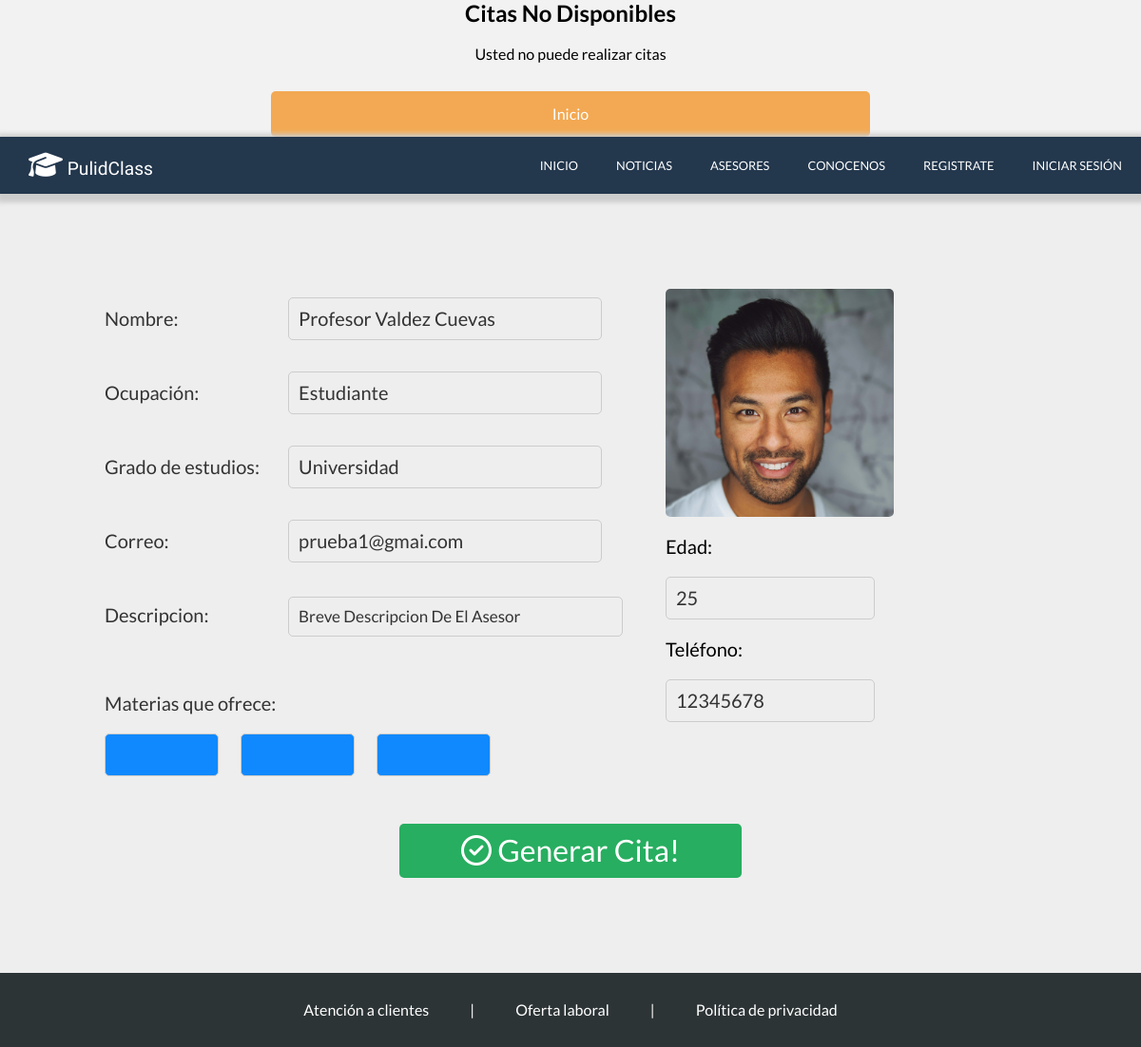
Screenshot of /asesor.php?id_asesor=9 with the database file from the repository.
### tables this page shows
CREATE TABLE `asesor` (
  `Id_Asesor` int(11) NOT NULL AUTO_INCREMENT,
  `Nombre_Usuario` varchar(30) NOT NULL,
  `Edad` int(11) DEFAULT NULL,
  `Grado_Estudios` varchar(40) DEFAULT NULL,
  `Nombres` varchar(50) DEFAULT NULL,
  `A_Paterno` varchar(30) DEFAULT NULL,
  `A_Materno` varchar(30) DEFAULT NULL,
  `Ocupacion` varchar(50) DEFAULT NULL,
  `Descripcion` varchar(250) DEFAULT NULL,
  `Correo` varchar(70) DEFAULT NULL,
  `Telefono` varchar(16) DEFAULT NULL,
  `Foto` text,
  PRIMARY KEY (`Id_Asesor`)
);

### views/asesor.view.php (the view, shortened to what this page needs)
<!DOCTYPE html>
<html lang="en">
<head>
    <link rel="stylesheet" href="css/normalize.css">
    <link rel="stylesheet" href="css/asesor/estilos.css">
</head>
<body>
    <header>
        <div class="menu">
            <div class="logo">
                <a href="index.php"><h2 class="page-name"><i class="fas fa-graduation-cap"></i> PulidClass</h2></a>
            </div>
            <nav>
                <a href="index.php">Inicio</a>
                <a href="noticias.php">Noticias</a>
                <a href="asesores.php">Asesores</a>
                <a href="conocenos.php">Conocenos</a>
                <?php if(isset($_SESSION['cliente'])): ?>
                    <a href="perfil.php">Perfil</a>
                    <a href="logout.php">Cerrar Sesión</a>
                <?php elseif(isset($_SESSION['admin'])): ?>
                    <a href="admin.php">Perfil</a>
                    <a href="logout.php">Cerrar Sesión</a>
                <?php elseif(isset($_SESSION['asesor'])): ?>
                    <a href="perfil_asesor.php">Perfil</a>
                    <a href="logout.php">Cerrar Sesión</a>
                <?php else: ?>
                    <a href="register.php">Registrate</a>
                    <a href="login.php">Iniciar Sesión</a>
                <?php endif; ?>
            </nav>
        </div>
    </header>
    <main>
        <div class="asesor">
            <form enctype="multipart/form-data" action="asesor.php" method="POST">
                <div class="datos">
                    <div class="nombre">
                        <p>Nombre:</p>
                        <input type="label" id="nombre" disabled value="<?php echo $nombre_asesor?>">
                    </div>
                    <div class="ocupacion">
                        <p>Ocupación:</p>
                        <input type="label" id="ocupacion" disabled value="<?php echo $asesor['Ocupacion']?>">
                    </div>
                    <div class="estudios">
                        <p>Grado de estudios:</p>
                        <input type="label" id="estudios" disabled value="<?php echo $asesor['Grado_Estudios']?>">
                    </div>
                    <div class="correo">
                        <p>Correo:</p>
                        <input type="label" id="correo" disabled value="<?php echo $asesor['Correo']?>">
                    </div>
                    <div class="descripcion">
                        <p>Descripcion:</p>
                        <label id="descripcion"><?php echo $asesor['Descripcion']?></label>
                    </div>
                    <div class="materias">
                        <p>Materias que ofrece:</p>
                        <input type="label" disabled value="<?php echo $asesor['Materia1']?>">
                        <input type="label" disabled value="<?php echo $asesor['Materia2']?>">
                        <input type="label" disabled value="<?php echo $asesor['Materia3']?>">
                    </div>
                </div>
                <div class="contacto">
                    <div class="foto">
                        <img src="<?php echo $asesor['Foto']?>" alt="">
                    </div>
                    <div class="info">
                        <div class="edad">
                            <p>Edad:</p>
                            <input type="label" id="edad" disabled value="<?php echo $asesor['Edad']?>">
                        </div>
                        <div class="telefono">
                            <p>Teléfono:</p>
                            <input type="label" id="tel" disabled value="<?php echo $asesor['Telefono']?>">
                        </div>
                    </div>
                </div>
                <div class="generar">
                    <a href="#ex1" rel="modal:open" id="modalactive" data-value="<?php echo $abrir_modal?>"><i class="far fa-check-circle"></i> Generar Cita!</a>
                </div>
            </form>
        </div>
    </main>
    <footer>
        <div class="info">
            <a href="#">Atención a clientes</a>
            <a href="#" class="separador"> | </a>
            <a href="#">Oferta laboral</a>
            <a href="#" class="separador"> | </a>
            <a href="politicas.php">Política de privacidad</a>
        </div>
    </footer>
    <link rel="stylesheet" href="https://cdnjs.cloudflare.com/ajax/libs/jquery-modal/0.9.1/jquery.modal.min.css" />
</body>
</html>

### css/asesor/estilos.css (style rules this page uses)
header .menu { background: #23374d; color: #fff; display: flex; box-shadow: 3px 3px 5px 6px #ccc; height: 60px; }
header .menu .logo { display: flex; flex-direction: row; flex-wrap: wrap; align-items: center; width: 20%; padding: 10px; }
header .menu .logo a { color: white; text-decoration: none; }
header .menu .logo a h2 { margin: 0 20px; font-family: "Titillium Web", sans-serif; font-size: 1.2em; font-weight: 300; }
header .menu .logo a h2 i { font-size: 1.5em; }
header .menu nav { text-transform: uppercase; width: 80%; display: flex; flex-direction: row; flex-wrap: wrap; align-items: center; justify-content: flex-end; text-align: right; }
header .menu nav a { font-size: 0.8em; margin: 0 20px; text-decoration: none; color: #fff; transition: all 0.3s ease; }
main { max-width: 1000px; margin: 0 auto; overflow: hidden; }
main .asesor { margin-top: 100px; overflow: hidden; }
main .asesor .datos { width: 60%; color: #333; float: left; }
main .asesor .datos > div { margin-bottom: 15px; }
main .asesor .datos > div > * { display: inline-block; font-size: 20px; }
main .asesor .datos > div p { margin: 20px 10px; width: 30%; text-align: left; }
main .asesor .datos > div input { padding: 10px; width: 55%; border-radius: 5px; border: 1px solid #ccc; color: #333; }
main .asesor .datos #descripcion { padding: 10px; width: 55%; border-radius: 5px; border: 1px solid #ccc; color: #333; font-size: 17px; }
main .asesor .datos .materias { margin-top: 50px; margin-bottom: 50px; }
main .asesor .datos .materias p { display: block; width: 100%; }
main .asesor .datos .materias input { text-decoration: none; color: #fff; display: inline-block; width: 20%; background: #1089ff; padding: 10px 20px; margin: 0 10px; text-align: center; font-weight: 300; border-radius: 5px; }
main .asesor .contacto { width: 40%; float: right; margin-bottom: 100px; }
main .asesor .contacto > div > * { font-size: 20px; }
main .asesor .contacto > div input { padding: 10px; width: 55%; border-radius: 5px; border: 1px solid #ccc; color: #333; }
main .asesor .contacto .foto img { border-radius: 5px; width: 60%; }
main .asesor .generar { text-align: center; clear: both; margin-bottom: 100px; }
main .asesor .generar a { text-decoration: none; color: #fff; display: inline-block; background: #27ae60; width: 30%; font-size: 32px; font-weight: 400; padding: 10px 30px; border-radius: 5px; }
footer { clear: both; background: #2d3436; }
footer .info { padding: 30px 0; text-align: center; }
footer .info a { text-decoration: none; color: #fff; margin: 0 20px; }
footer .info .separador { pointer-events: none; cursor: default; }
body { background: #eeeeee; font-size: 16px; font-family: "Lato", sans-serif; }

### rows the page displays
asesor: Nombres+A_Paterno+A_Materno "Profesor Valdez Cuevas", Ocupacion "Estudiante", Grado_Estudios "Universidad", Correo "prueba1@gmai.com", Descripcion "Breve Descripcion De El Asesor", Foto (picture), Edad "25", Telefono "12345678"
